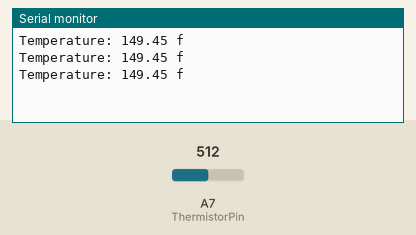
Simulated run of this sketch. Board: Arduino Nano, built with avr-gcc and run on an emulated ATmega328P. Parts: the last lines printed to the serial monitor. The inputs (shaded band) are chosen by the test bench; at power-on: A7 (ThermistorPin) = 512.

Above: at 1.3 s.
1.4 s: A7 (ThermistorPin) set to 716
At 1.8 s:
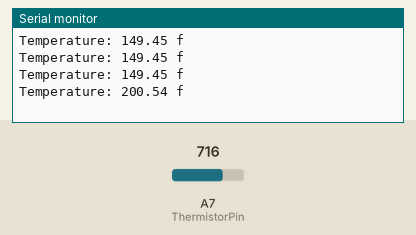
2.9 s: A7 (ThermistorPin) set to 900
At 3.4 s:
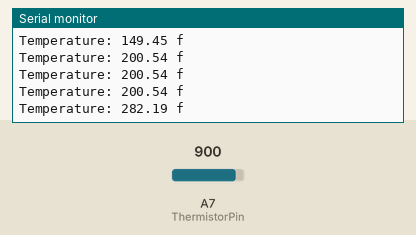
Timing chart, 0 to 5.9 s (numbered marks = the images above; inputs shaded):
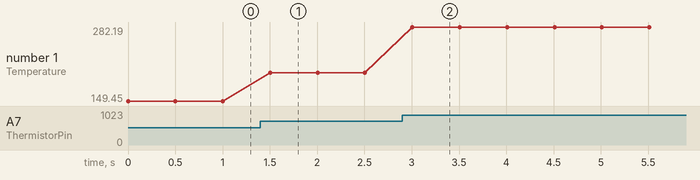

The sketch:

Thermister_testing.ino
```cpp
//https://roboindia.com/tutorials/arduino-nano-analog-input/
//https://www.circuitbasics.com/arduino-thermistor-temperature-sensor-tutorial/

int ThermistorPin = A7;   //connected to analog pin of arduino
int Vo;                     //potential difference declaration
float R1 = 2400;               // pre defined resistance
float logR2, R2, T;
float c1 = 1.009249522e-03, c2 = 2.378405444e-04, c3 = 2.019202697e-07;

void setup() {
Serial.begin(9600);
}

void loop() {

  Vo = analogRead(ThermistorPin);
  R2 = R1 * (1023.0 / (float)Vo - 1.0);
  logR2 = log(R2);
  T = (1.0 / (c1 + c2*logR2 + c3*logR2*logR2*logR2));
  T = T - 273.15;
  T = (T * 9.0)/ 5.0 + 32.0; // convert in to degree forenheight


  Serial.print("Temperature: ");
  Serial.print(T);
  Serial.println(" f"); // output in forenheight

  delay(500);
}
```

Measured:
- after the input at 1.4 s, the serial monitor: prints a new line after 0.10 s (image 1)
- after the input at 2.9 s, the serial monitor: prints a new line after 0.11 s (image 2)
- plotted number 1: 149.45 → 200.54 after the input at 1.4 s, 200.54 → 282.19 after the input at 2.9 s
